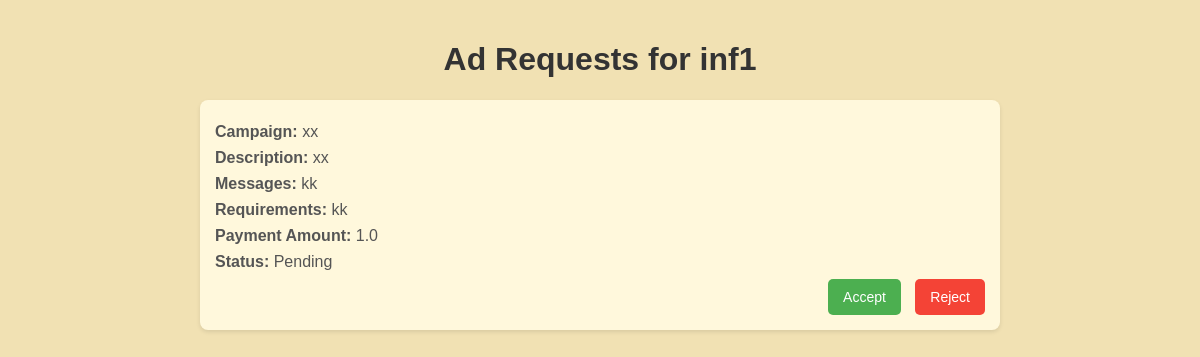
Page /influencer/inf1/campaigns on the earlier database version.
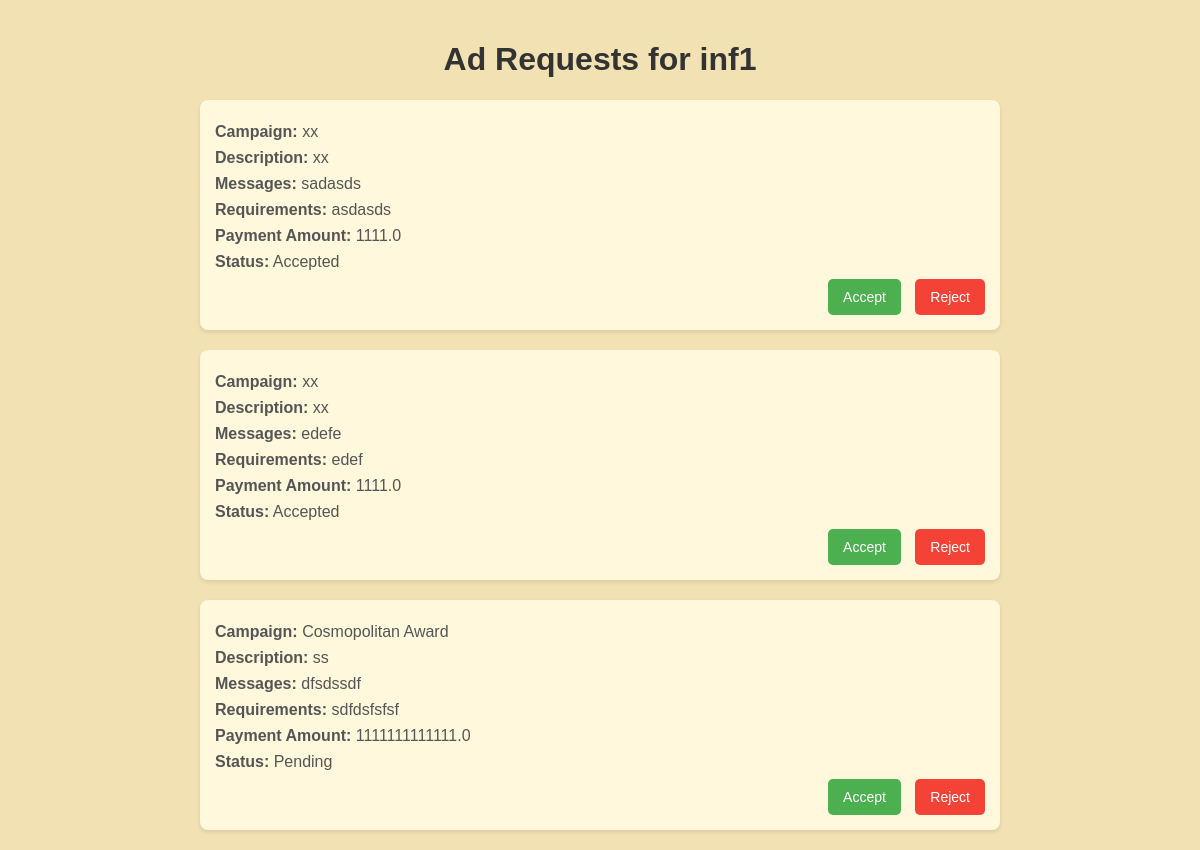
Same page on the later database version.
### models.py (models this page shows, shortened)
class AdRequest(db.Model):
    id = db.Column(db.Integer, primary_key=True)
    campaign_id = db.Column(db.Integer, db.ForeignKey('campaign.id'), nullable=False)
    influencer_id = db.Column(db.Integer, db.ForeignKey('influencer.id'), nullable=False)
    messages = db.Column(db.Text, nullable=True)
    requirements = db.Column(db.Text, nullable=False)
    payment_amount = db.Column(db.Float, nullable=False)
    status = db.Column(db.String(10), nullable=False)

class Campaign(db.Model):
    id = db.Column(db.Integer, primary_key=True)
    name = db.Column(db.String(100), nullable=False)
    description = db.Column(db.Text, nullable=False)
    start_date = db.Column(db.Date, nullable=False)
    end_date = db.Column(db.Date, nullable=False)
    budget = db.Column(db.Float, nullable=False)
    visibility = db.Column(db.String(10), nullable=False)
    goals = db.Column(db.Text, nullable=False)
    sponsor_id = db.Column(db.Integer, db.ForeignKey('sponsor.id'), nullable=False)
    product_link = db.Column(db.String(255))
    requirements = db.Column(db.Text)
    target_gender = db.Column(db.String(10))
    target_age = db.Column(db.String(50))
    target_location = db.Column(db.String(100))
    live_date = db.Column(db.Date)
    flagged = db.Column(db.Boolean, default=False)
    ad_requests = db.relationship('AdRequest', backref='campaign', lazy=True)

### app.py (the view)
@app.route('/influencer/<username>/campaigns')
def influencer_campaigns(username):
    influencer = Influencer.query.filter_by(username=username).first_or_404()
    ad_requests = AdRequest.query.filter_by(influencer_id=influencer.id).all()
    return render_template('influencer_campaigns.html', influencer=influencer, ad_requests=ad_requests)

### templates/influencer_campaigns.html (shortened to what this page needs)
<!DOCTYPE html>
<html lang="en">
<head>
</head>
<body>
    <h1>Ad Requests for {{ influencer.username }}</h1>
    <ul>
        {% for ad_request in ad_requests %}
            <li>
                <p><strong>Campaign:</strong> {{ ad_request.campaign.name }}</p>
                <p><strong>Description:</strong> {{ ad_request.campaign.description }}</p>
                <p><strong>Messages:</strong> {{ ad_request.messages }}</p>
                <p><strong>Requirements:</strong> {{ ad_request.requirements }}</p>
                <p><strong>Payment Amount:</strong> {{ ad_request.payment_amount }}</p>
                <p><strong>Status:</strong> {{ ad_request.status }}</p>
                <form action="{{ url_for('update_ad_request_status', ad_request_id=ad_request.id) }}" method="post">
                    <button type="submit" name="status" value="Accepted">Accept</button>
                    <button type="submit" name="status" value="Rejected">Reject</button>
                </form>
            </li>
        {% else %}
            <li class="no-ad-requests">No ad requests found.</li>
        {% endfor %}
    </ul>
</body>
</html>

Differences in the rows shown:
changed AdRequest: messages "kk" → "sadasds"; requirements "kk" → "asdasds"; payment_amount "1.0" → "1111.0"; status "Pending" → "Accepted"
added AdRequest: campaign.name "xx", campaign.description "xx", messages "edefe", requirements "edef", payment_amount "1111.0", status "Accepted"
added AdRequest: campaign.name "Cosmopolitan Award", campaign.description "ss", messages "dfsdssdf", requirements "sdfdsfsfsf", payment_amount "1111111111111.0", status "Pending"
